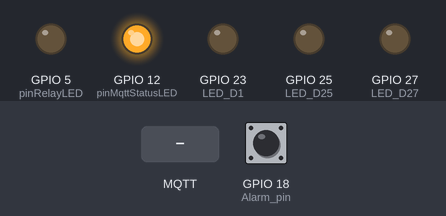
The sketch below on a simulated ESP32. On the bench: output pins drawn as LEDs (lit = HIGH). The inputs (shaded band) are chosen by the test bench; at power-on: GPIO 18 (Alarm_pin) HIGH. WiFi joins after 1.5 s; servers stay silent unless stated; no MQTT or app messages arrive unless stated; what the sketch prints to the serial monitor is not drawn.

Above: at 5.7 s.
5.8 s: MQTT message "Alarm ON" arrives on the first subscribed topic
At 7.0 s:
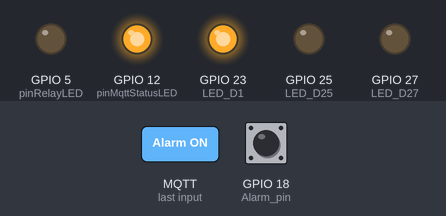
7.3 s: MQTT message "oo" arrives on the first subscribed topic
At 8.1 s:
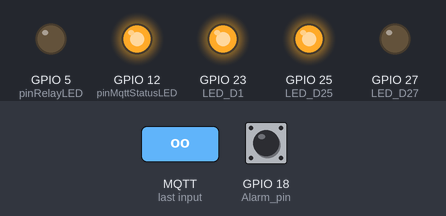
8.8 s: MQTT message "Alarm off" arrives on the first subscribed topic
At 9.2 s:
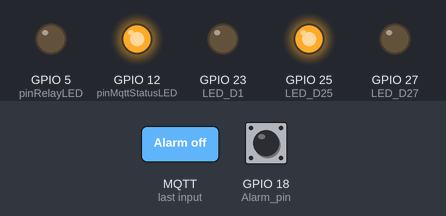
Timing chart, 0 to 11.8 s (numbered marks = the images above; inputs shaded):
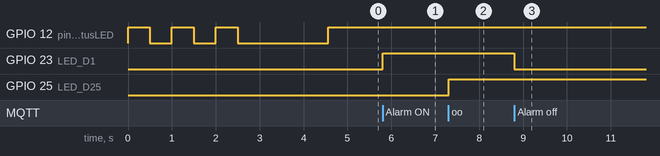

The sketch:

M.Div.OnoChannel_PubSub_MQTT_esp32.ino
```cpp
/*
 ************* 單通道訂閱跟發送 都在同一個Topic 剛開始 *************
  ESP8266 功能說明:  單通道: 在同一個Topic控制不同的板子
  D1 接 LED測試

  設計架構:
  1. 要把同一個通道的資料量減到最小，沒事不能隨意發訊號（但可以固定一段時間一次檢查）
     (沒事Client不能自己發訊號)
  2. 第一點設計架構不好，每一片Client沒事不能發佈，當Server要求回傳訊號時(可固定時間)，每一片Client 收到自己的訊號時才能回傳訊號。
  3. "所有訊號全部都走同一個Topic"
  4. 要把動作分到最細最細
 *******************************************************************
*/
#define         LED_D1    23
//------------------------------------------------------------------------------------
#include <WiFi.h>
#include <PubSubClient.h>
//------------------------------------------------------------------------------------
// Defining I/O Pins
//------------------------------------------------------------------------------------
#define         pinRelayLED         5
#define         pinMqttStatusLED    12
#define         LED_D25             25
#define         LED_D27             27
const byte      Alarm_pin = 18;                 //警報輸入腳位
boolean state = HIGH;                           //警報狀態的初值
//------------------------------------------------------------------------------------
// Update these with publishCounts suitable for your network.
const char*     ssid = "RY";
const char*     password = "amonruhyih";
//------------------------------------------------------------------------------------
const char*     mqtt_server = "iot.eclipse.org";
const char*     mqtt_id = "BL032_ESP32Client";
const char*     mqtt_publish_topic = "brian017";
const char*     mqtt_subscribe_topic = "brian017";
const int       mqtt_qos = 1;                           //0：at most once    1：at least once    2：exactly once）
const bool      mqtt_retain = true;
//------------------------------------------------------------------------------------
WiFiClient       espWiFiClient;
PubSubClient     mqttClient(espWiFiClient);
long            lastMsgMillis = 0;
char            msg[50];
int             publishCount = 0, reConnectCount = 0;

//========================================================================================================================

void setup() {
  pinMode(LED_D1, OUTPUT);
  digitalWrite(LED_D1, LOW);

  pinMode(Alarm_pin, INPUT);

  pinMode(LED_D25, OUTPUT);
  digitalWrite(LED_D25, LOW);

  pinMode(LED_D27, OUTPUT);
  digitalWrite(LED_D27, LOW);

  pinMode(pinRelayLED, OUTPUT);     // Initialize the BUILTIN_LED pin as an output
  digitalWrite(pinRelayLED, LOW);
  pinMode(pinMqttStatusLED, OUTPUT);
  for (int i = 0; i < 3; i++) {
    digitalWrite(pinMqttStatusLED, HIGH);
    delay(500);
    digitalWrite(pinMqttStatusLED, LOW);
    delay(500);
  }

  Serial.begin(115200);
  setup_wifi();

  mqttClient.setServer(mqtt_server, 1883);
  mqttClient.setCallback(callback);

  while (!mqttClient.connected()) { // Loop until we're connected
    mqttConnect();
  }
  digitalWrite(pinMqttStatusLED, HIGH);
}

//========================================================================================================================

void setup_wifi() {
  delay(10);
  // We start by connecting to a WiFi network
  Serial.println();
  Serial.print("Connecting to ");
  Serial.println(ssid);

  WiFi.begin(ssid, password);
  while (WiFi.status() != WL_CONNECTED) {
    delay(500);
    Serial.print(".");
  }

  Serial.println("");
  Serial.println("WiFi connected");
  Serial.println("IP address: ");
  Serial.println(WiFi.localIP());
}

//========================================================================================================================

void callback(char* topic, byte* payload, unsigned int length) {
  Serial.print("Message arrived [");
  Serial.print(topic);
  Serial.print("] ");


  String Sum = "";                                    //建立一個加法器，把 (char)payload[i] 放在 String Sum 裡面

  for (int i = 0; i < length; i++) {
    //Serial.print((char)payload[i]);                 //這裡是單字元顯示，每顯示一次就跑一次for迴圈，拼成一個字串

    Sum += (char)payload[i];                          //加法器，累加字串功能

    //    lcd.setCursor(i, 1);                              //設定顯示LCD的起始位置，第i行、第1列(是下面那行)
    //    lcd.write((char)payload[i]);                      //第i行是左至右，由第0行開始
  }

  Serial.print(Sum);                                   //Sum把所有單字加起來之後，才一次顯示出來字串


  //ESP8266專屬部分
  if (Sum == "Alarm ON") {                                   //字串的形式
    digitalWrite(LED_D1, HIGH);
//    mqttClient.publish(mqtt_publish_topic, "First LED...ON");
  }
  if (Sum == "Alarm off") {
    digitalWrite(LED_D1, LOW);
//    mqttClient.publish(mqtt_publish_topic, "First LED...off");
  }

  //ESP8266專屬部分
  if (Sum == "11on") {                                   //字串的形式
    digitalWrite(LED_D1, HIGH);
    mqttClient.publish(mqtt_publish_topic, "First LED...ON");
  }
  if (Sum == "11off") {
    digitalWrite(LED_D1, LOW);
    mqttClient.publish(mqtt_publish_topic, "First LED...off");
  }


  if (Sum == "oo") {                                   //字串的形式
    digitalWrite(LED_D25, HIGH);
    mqttClient.publish(mqtt_publish_topic, "LED_D25...ON");
  }
  if (Sum == "ss") {
    digitalWrite(LED_D25, LOW);
    mqttClient.publish(mqtt_publish_topic, "LED_D25...off");
  }
  //C++ 的switch當中不適用字串string，只適用if else

  Serial.print("     reConnectCount = ");
  Serial.println(reConnectCount);


  // Switch on the LED if an 1 was received as first character
  if (payload[0] == '00') {                            //字元的形式
    digitalWrite(pinRelayLED, LOW);
  } else if (payload[0] == '11') {
    digitalWrite(pinRelayLED, HIGH);  // Turn the LED off by making the voltage HIGH
  }
}

//========================================================================================================================

void mqttConnect() {
  Serial.print("Attempting MQTT connection...");
  // Attempt to connect
  boolean connectOK = mqttClient.connect(mqtt_id, mqtt_publish_topic, mqtt_qos, mqtt_retain, "esp32 connected");
  if (connectOK) {  //deviceID
    Serial.println("mqtt broker connected");
    // Once connected, publish an announcement...
    mqttClient.publish(mqtt_publish_topic, "esp32 connected");
    // ... and resubscribe
    mqttClient.subscribe(mqtt_subscribe_topic, mqtt_qos);
    publishCount = 0; //reset count for test
  } else {
    Serial.print("failed, rc=");
    Serial.print(mqttClient.state());
    Serial.print("  reConnectCount = ");
    Serial.println(reConnectCount);
    //Serial.println(" try again in 5 seconds");
    // Wait 5 seconds before retrying
    delay(5000);
  }
}

//========================================================================================================================

void loop() {
  SW();

  if (!mqttClient.connected()) {
    mqttConnect();
    reConnectCount++;
    digitalWrite(pinMqttStatusLED, LOW);
  } else {
    mqttClient.loop();
    long now = millis();                                          //計數器每秒鐘為一個單位
    //long now = 0 ;                                              //加了這行就無法正常計數，若要回復計數就不要加這行
    if (now - lastMsgMillis > 7000) {                             //發送訊息的間格
      lastMsgMillis = now;
      ++publishCount;
      snprintf (msg, 75, "hello world #%ld", publishCount);
      Serial.print("Publish message: ");
      Serial.println(msg);
      mqttClient.publish(mqtt_publish_topic, msg);                //送出訊息給MQTT
    }
  }

}

void SW() {

  if (state != digitalRead(Alarm_pin)) {
    state = digitalRead(Alarm_pin);

    if (state == LOW) {
      Serial.println("Alarm ON");
      mqttClient.publish(mqtt_publish_topic, "Alarm ON");
    } else {
      Serial.println("Alarm off");
      mqttClient.publish(mqtt_publish_topic, "Alarm off");
    }
    delay(200);          //警報開關目前還有防彈跳問題沒有解決
  }
}
```

Measured:
- after the input at 5.8 s, GPIO 23 (LED_D1): LOW → HIGH at once
- after the input at 7.3 s, GPIO 25 (LED_D25): LOW → HIGH at once
- after the input at 8.8 s, GPIO 23 (LED_D1): HIGH → LOW at once
